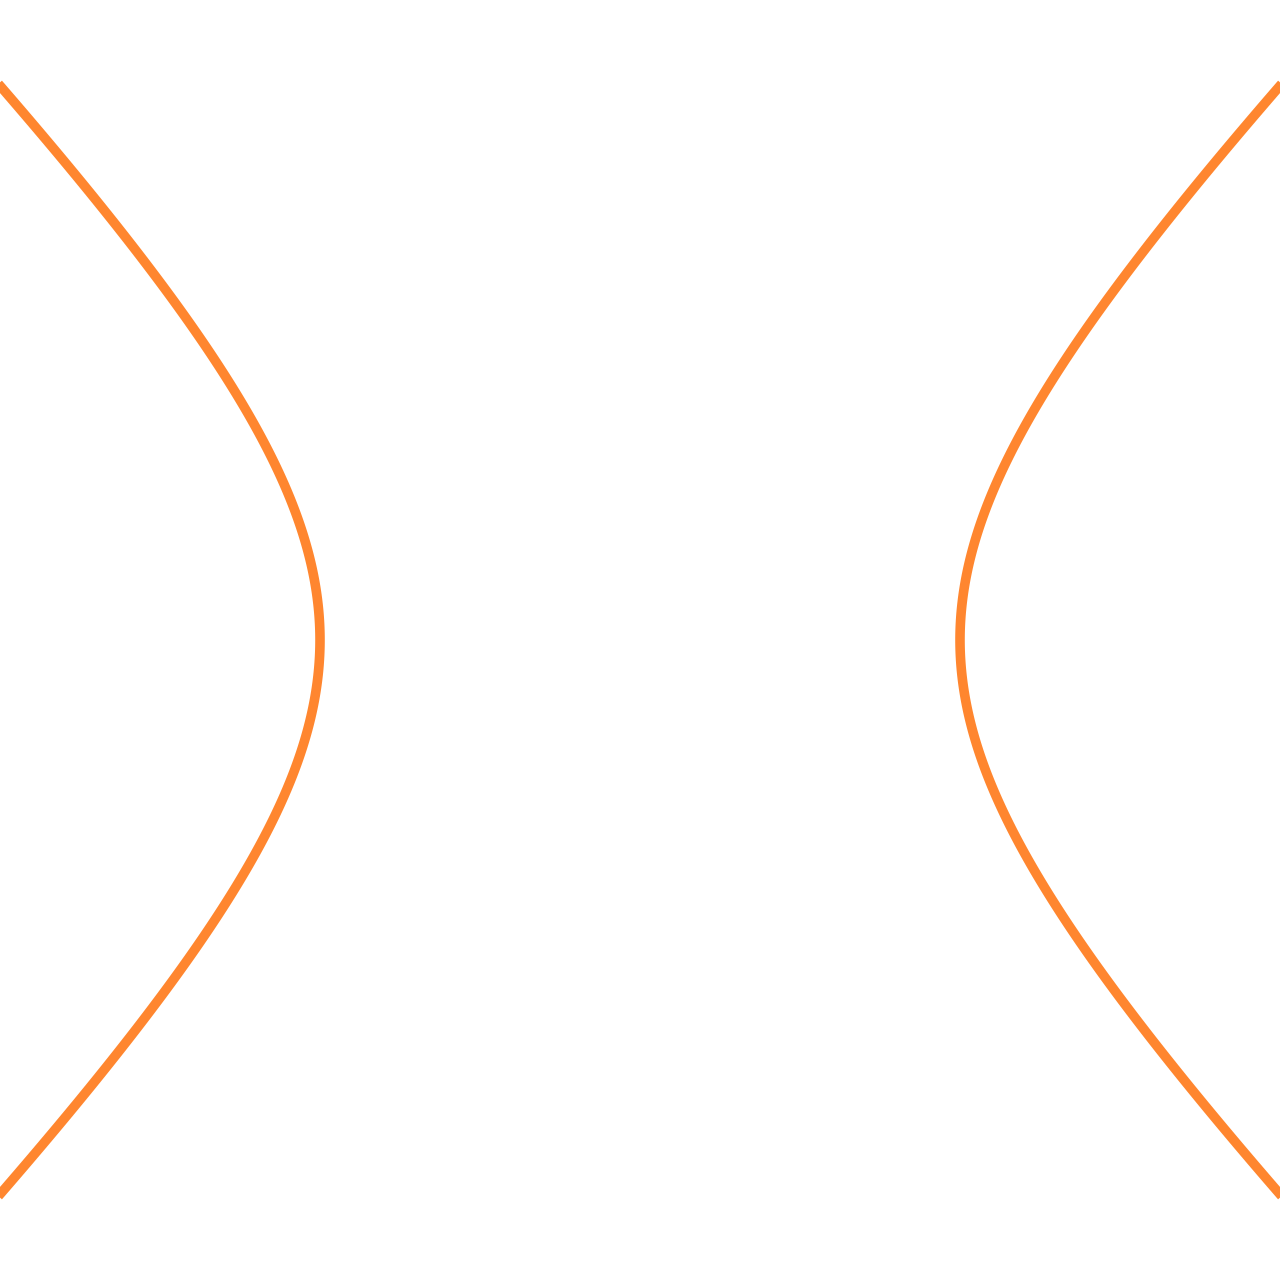

Python code for this plot:
from manim import *
from manim.utils.color.BS381 import ORANGE_BROWN
import numpy as np

import sys
import os
sys.path.append(os.path.dirname(os.path.dirname(os.path.abspath(__file__))))
from modules import CustomAxes, Hyperbola

class Scene1Hyperbola(MovingCameraScene):
    def construct(self):
        self.camera.frame_width = 8
        self.camera.frame_height = 8
        self.camera.background_color = WHITE
        self.camera.frame.save_state()
        self.camera.frame.scale(0.3)
        axes = CustomAxes(
            x_range=[-4, 4, 1],
            y_range=[-4, 4, 1],
            x_length=8,
            y_length=8,
            axis_config={"color": BLACK, "stroke_width": 2, "tip_length": 0.2},
        )

        hyperbola = Hyperbola(a=2, b=2)
        hyperbola_right_func = hyperbola.get_parametric_function()
        hyperbola_left_func = hyperbola.get_parametric_function(direction='left')

        t_limit = 1.32
        t_tracker = ValueTracker(-t_limit)
        hyperbola_right = always_redraw(lambda: ParametricFunction(
            lambda t: axes.coords_to_point(*hyperbola_right_func(t)),
            t_range=[-t_limit, t_tracker.get_value()],
            color=ORANGE,
            stroke_width=6
        ))
        hyperbola_left = always_redraw(lambda: ParametricFunction(
            lambda t: axes.coords_to_point(*hyperbola_left_func(t)),
            t_range=[-t_limit, t_tracker.get_value()],
            color=ORANGE,
            stroke_width=6
        ))

        focus_right = hyperbola.get_foci_dots(axes, color=RED)[1]
        focus_left = hyperbola.get_foci_dots(axes, color=RED)[0]

        dot_radius_tracker = ValueTracker(0)
        p_dot = always_redraw(lambda: Dot(axes.coords_to_point(*hyperbola_right_func(t_tracker.get_value())), color=ORANGE_BROWN, radius=dot_radius_tracker.get_value()))
        q_dot = always_redraw(lambda: Dot(axes.coords_to_point(*hyperbola_left_func(t_tracker.get_value())), color=ORANGE_BROWN, radius=dot_radius_tracker.get_value()))

        self.camera.frame.move_to(axes.c2p(*hyperbola_right_func(t_tracker.get_value())))
        self.add(t_tracker, self.camera.frame)
        # camera_updater = lambda f: f.move_to(axes.c2p(*hyperbola_right_func(t_tracker.get_value())))
        # self.camera.frame.add_updater(camera_updater)
        # self.add(axes)
        self.add(hyperbola_right, hyperbola_left)
        self.add(focus_right, focus_left)
        self.add(p_dot, q_dot)
        self.play(dot_radius_tracker.animate.set_value(0.1))

        def get_right_phase_segments():
            p = p_dot.get_center()
            r = focus_right.get_center()
            l = focus_left.get_center()
            right_len = np.linalg.norm(p - r)
            vec_left = l - p
            left_len = np.linalg.norm(vec_left)
            if left_len == 0:
                split_point = p
            else:
                unit_vec = vec_left / max(left_len, 1e-8)
                yellow_len = min(right_len, left_len)
                split_point = p + unit_vec * yellow_len
            # print(right_len, left_len, split_point)
            return split_point

        line_width_tracker = ValueTracker(0)
        pf1_line = always_redraw(lambda: Line(p_dot.get_center(), focus_right.get_center(), color=GRAY, stroke_width=4*line_width_tracker.get_value()))
        pf2_line = always_redraw(lambda: Line(p_dot.get_center(), focus_left.get_center(), color=GRAY, stroke_width=4*line_width_tracker.get_value()))
        f2s_line = always_redraw(lambda: Line(focus_left.get_center(), get_right_phase_segments(), color=RED, stroke_width=6*line_width_tracker.get_value()))
        circle1 = always_redraw(lambda: Circle(radius=np.linalg.norm(focus_right.get_center() - p_dot.get_center()), color=GRAY_A, stroke_width=2*line_width_tracker.get_value()).move_to(p_dot.get_center()))
        circle2 = always_redraw(lambda: Circle(radius=4, color=GRAY_A, stroke_width=2*line_width_tracker.get_value()).move_to(focus_left.get_center()))
        self.add(pf1_line, pf2_line, f2s_line, circle1, circle2)
        self.play(AnimationGroup(AnimationGroup(line_width_tracker.animate.set_value(1), run_time=4, rate_func=rate_functions.ease_out_cubic), AnimationGroup(t_tracker.animate.set_value(t_limit), run_time=4), lag_ratio=0), AnimationGroup(Restore(self.camera.frame), rate_func=rate_functions.ease_out_cubic), run_time=4)


        # self.camera.frame.remove_updater(camera_updater)
        # self.play(Restore(self.camera.frame))
        self.play(AnimationGroup(AnimationGroup(AnimationGroup(FadeOut(focus_right), FadeOut(focus_left), FadeOut(pf1_line), FadeOut(pf2_line), FadeOut(f2s_line), FadeOut(circle1), FadeOut(circle2)), AnimationGroup(FadeOut(p_dot), FadeOut(q_dot)), run_time=1.5, lag_ratio=0.5)))

        self.wait(2)

        self.camera.get_image().save("scene1_hyperbola.png")


